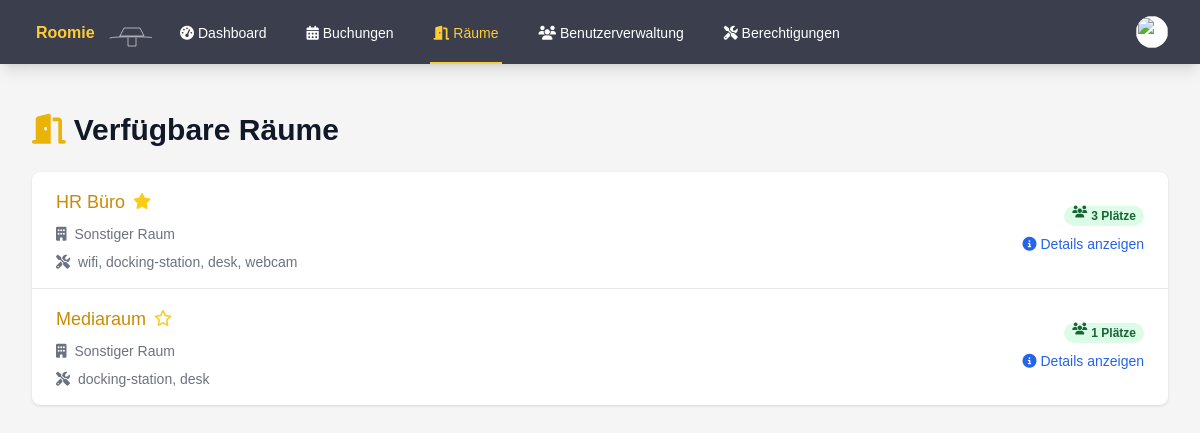
Page /rooms.php (signed in) on the committed database.
### tables this page shows
CREATE TABLE rooms (
        id INTEGER PRIMARY KEY AUTOINCREMENT,
        name TEXT NOT NULL,
        number TEXT,
        type TEXT NOT NULL,
        capacity INTEGER DEFAULT 0,
        is_favorite INTEGER DEFAULT 0,
        equipment TEXT,
        grid_position INTEGER
    );

### auth.php (called while the page is built, shortened)
<?php
function isAdmin() {
    return isset($_SESSION['is_admin']) && $_SESSION['is_admin'] == 1;
}

### rooms.php (the view, shortened to what this page needs)
<?php
require_once 'auth.php';
$current_page = basename($_SERVER['PHP_SELF']);
try {
    $db = getDatabaseConnection();
    $stmt = $db->query('SELECT r.id, r.name, r.type, r.capacity, r.equipment, r.is_favorite
                        FROM rooms r
                        ORDER BY r.is_favorite DESC, r.name');
    $rooms = $stmt->fetchAll(PDO::FETCH_ASSOC);
} catch (PDOException $e) {
    $error = "Datenbankfehler: " . $e->getMessage();
}
function getRoomTypeName($type)
{
    switch ($type) {
        default:
            return 'Sonstiger Raum';
    }
}
?>
<!DOCTYPE html>
<html lang="de">
<head>
    <script src="https://cdn.tailwindcss.com"></script>
    <link rel="stylesheet" href="https://cdnjs.cloudflare.com/ajax/libs/font-awesome/6.4.0/css/all.min.css">
    <link rel="stylesheet" href="styles.css">
</head>
<body class="bg-custom-background">
    <nav class="bg-custom-nav shadow-lg" x-data="{ open: false }">
        <div class="max-w-7xl mx-auto px-4 sm:px-6 lg:px-8">
            <div class="flex justify-between h-16">
                <div class="flex">
                    <div class="flex-shrink-0 flex items-center">
                        <a href="index.php">
                            <img class="h-8 w-auto" src="test.svg" alt="Roomie Logo">
                        </a>
                    </div>
                    <div class="hidden sm:ml-6 sm:flex sm:space-x-8">
                        <a href="index.php" class="inline-flex items-center px-1 pt-1 border-b-2 text-sm font-medium <?php echo $current_page == 'index.php' ? 'active' : 'inactive'; ?>">
                            <i class="fas fa-tachometer-alt mr-1"></i>Dashboard
                        </a>
                        <a href="bookings.php" class="inline-flex items-center px-1 pt-1 border-b-2 text-sm font-medium <?php echo $current_page == 'bookings.php' ? 'active' : 'inactive'; ?>">
                            <i class="fas fa-calendar-alt mr-1"></i>Buchungen
                        </a>
                        <a href="rooms.php" class="inline-flex items-center px-1 pt-1 border-b-2 text-sm font-medium <?php echo $current_page == 'rooms.php' ? 'active' : 'inactive'; ?>">
                            <i class="fas fa-door-open mr-1"></i>Räume
                        </a>
                        <?php if (isAdmin()) : ?>
                            <a href="admin_users.php" class="inline-flex items-center px-1 pt-1 border-b-2 text-sm font-medium <?php echo $current_page == 'admin_users.php' ? 'active' : 'inactive'; ?>">
                                <i class="fas fa-users mr-1"></i>Benutzerverwaltung
                            </a>
                            <a href="admin_permissions.php" class="inline-flex items-center px-1 pt-1 border-b-2 text-sm font-medium text-white <?php echo $current_page == 'admin_permissions.php' ? 'border-yellow-400' : 'border-transparent'; ?>">
                                <i class="fas fa-tools"></i>&nbsp;Berechtigungen
                            </a>
                        <?php endif; ?>
                    </div>
                </div>
                <div class="hidden sm:ml-6 sm:flex sm:items-center">
                    <div class="ml-3 relative" x-data="{ open: false }">
                        <div>
                            <button @click="open = !open" class="bg-white rounded-full flex text-sm focus:outline-none focus:ring-2 focus:ring-offset-2 focus:ring-yellow-500" id="user-menu" aria-haspopup="true" x-bind:aria-expanded="open">
                                <img class="h-8 w-8 rounded-full" src="https://images.unsplash.com/photo-1472099645785-5658abf4ff4e?ixlib=rb-1.2.1&ixid=eyJhcHBfaWQiOjEyMDd9&auto=format&fit=facearea&facepad=2&w=256&h=256&q=80" alt="">
                            </button>
                        </div>
                    </div>
                </div>
            </div>
        </div>
    </nav>
    <div class="max-w-7xl mx-auto py-6 sm:px-6 lg:px-8">
        <div class="px-4 py-6 sm:px-0">
            <h1 class="text-3xl font-bold text-gray-900 mb-6">
                <i class="fas fa-door-open text-yellow-500 mr-2"></i>Verfügbare Räume
            </h1>
            <div class="bg-white shadow overflow-hidden sm:rounded-lg">
                <ul class="divide-y divide-gray-200">
                    <?php foreach ($rooms as $room) : ?>
                        <li class="hover:bg-gray-50 transition duration-150 ease-in-out">
                            <div class="px-4 py-4 sm:px-6 flex justify-between items-center">
                                <div class="flex-1 min-w-0">
                                    <div class="flex items-center">
                                        <a href="room_details.php?id=<?php echo $room['id']; ?>" class="text-lg font-medium text-yellow-600 truncate hover:underline">
                                            <?php echo htmlspecialchars($room['name']); ?>
                                        </a>
                                        <form method="POST" action="rooms.php" class="ml-2">
                                            <button type="submit" class="focus:outline-none">
                                                <i class="<?php echo $room['is_favorite'] ? 'fas' : 'far'; ?> fa-star text-yellow-400 hover:text-yellow-500 transition duration-150 ease-in-out"></i>
                                            </button>
                                        </form>
                                    </div>
                                    <div class="mt-2 flex items-center text-sm text-gray-500">
                                        <i class="fas fa-building mr-2"></i>
                                        <?php echo htmlspecialchars(getRoomTypeName($room['type'])); ?>
                                    </div>
                                    <div class="mt-2 flex items-center text-sm text-gray-500">
                                        <i class="fas fa-tools mr-2"></i>
                                        <?php echo htmlspecialchars(implode(', ', json_decode($room['equipment'], true) ?? [])); ?>
                                    </div>
                                </div>
                                <div class="ml-4 flex-shrink-0 flex flex-col items-end">
                                    <span class="px-2 inline-flex text-xs leading-5 font-semibold rounded-full bg-green-100 text-green-800">
                                        <i class="fas fa-users mr-1"></i><?php echo $room['capacity']; ?> Plätze
                                    </span>
                                    <a href="room_details.php?id=<?php echo $room['id']; ?>" class="mt-2 text-blue-600 hover:text-blue-800 text-sm font-medium">
                                        <i class="fas fa-info-circle mr-1"></i>Details anzeigen
                                    </a>
                                </div>
                            </div>
                        </li>
                    <?php endforeach; ?>
                </ul>
            </div>
        </div>
    </div>
</body>
</html>

### styles.css (style rules this page uses)
.active { color: #ffcc33 !important; border-color: #ffcc33 !important; }
.inactive { color: #fff !important; border-color: transparent !important; }
body { font-family: 'Source Sans 3', sans-serif; }
.bg-custom-nav { background-color: #3b3e4d; }
.bg-custom-background { background-color: #f5f5f5; }

### rows in the picture
rooms: name "HR Büro", is_favorite 1 (drawn), type "Sonstiger Raum", equipment "wifi, docking-station, desk, webcam", capacity "3"
rooms: name "Mediaraum", is_favorite 0 (drawn), type "Sonstiger Raum", equipment "docking-station, desk", capacity "1"
